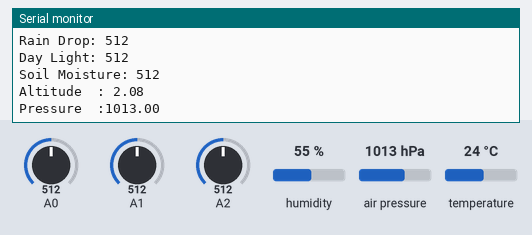
Bench run of a sketch on a simulated Arduino Uno, built with avr-gcc and run on an emulated ATmega328P. Parts: the last lines printed to the serial monitor. The inputs (shaded band) are chosen by the test bench; at power-on: A2 = 512, A0 = 512, A1 = 512, humidity 55 %, air pressure 1013 hPa, temperature 24 °C.

Above: at 4.2 s.
4.3 s: A2 set to 108
At 4.79 s:
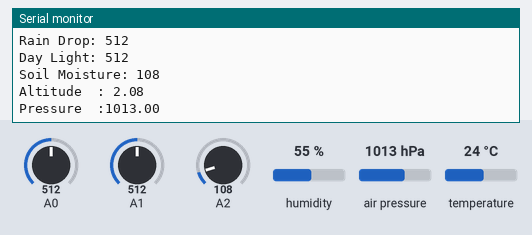
5.8 s: A2 set to 89
At 6.38 s:
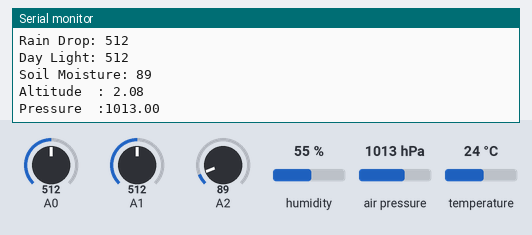
Timing chart, 0 to 8.8 s (numbered marks = the images above; inputs shaded):
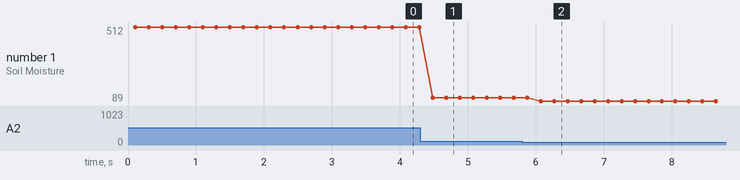

The sketch:

Project_1_Agri.ino
```cpp
#include <SPI.h>
#include <Adafruit_BMP280.h>
#include <dht11.h>
#include <SoftwareSerial.h>
#include <TinyGPS++.h>


#define MAX_DEVICES 4
#define CS_PIN 3
#define DHT11PIN 4
static const int RXPin = 6, TXPin = 5;
static const uint32_t GPSBaud = 9600;


dht11 DHT11;
Adafruit_BMP280 bmp;
// The TinyGPS++ object
TinyGPSPlus gps;
SoftwareSerial ss(RXPin, TXPin);
SoftwareSerial bluetoothSerial(10, 11); // Use pins 10 (RX) and 11 (TX) for Bluetooth

void setup() {


  Serial.begin(9600);
  // put your setup code here, to run once:


  if (!bmp.begin(0x76)) { // 0x76 or 0x77 based on your sensor's address
    Serial.println("Could not find a valid BMP280 sensor, check wiring!");
    while (1);
  }
  ss.begin(GPSBaud);
}

void loop() {


  int chk = DHT11.read(DHT11PIN);
  int sensorValue = analogRead(A0);
  int sensorValue_2 = analogRead(A1);
  int sensorValue_3 = analogRead(A2);

  float pressure = bmp.readPressure() / 100.0; // Convert Pa to hPa
  float altitude = bmp.readAltitude(1013.25); // Standard sea-level pressure


  Serial.print("Humidity (%): ");
  Serial.println((float)DHT11.humidity, 2);

  Serial.print("Temperature (C): ");
  Serial.println((float)DHT11.temperature, 2);

  Serial.print("Rain Drop: ");
  Serial.println(sensorValue);

  Serial.print("Day Light: ");
  Serial.println(sensorValue_2);

  Serial.print("Soil Moisture: ");
  Serial.println(sensorValue_3);

  Serial.print("Altitude  : ");
  Serial.println(altitude);

  Serial.print("Pressure  :");
  Serial.println(pressure);


  delay(100); // Adjust the delay as needed to control data transmission rate
}
```

Measured:
- after the input at 4.3 s, the serial monitor: prints a new line after 0.18 s (image 1)
- after the input at 5.8 s, the serial monitor: prints a new line after 0.28 s (image 2)
- plotted number 1: 512 → 108 after the input at 4.3 s, 108 → 89 after the input at 5.8 s
